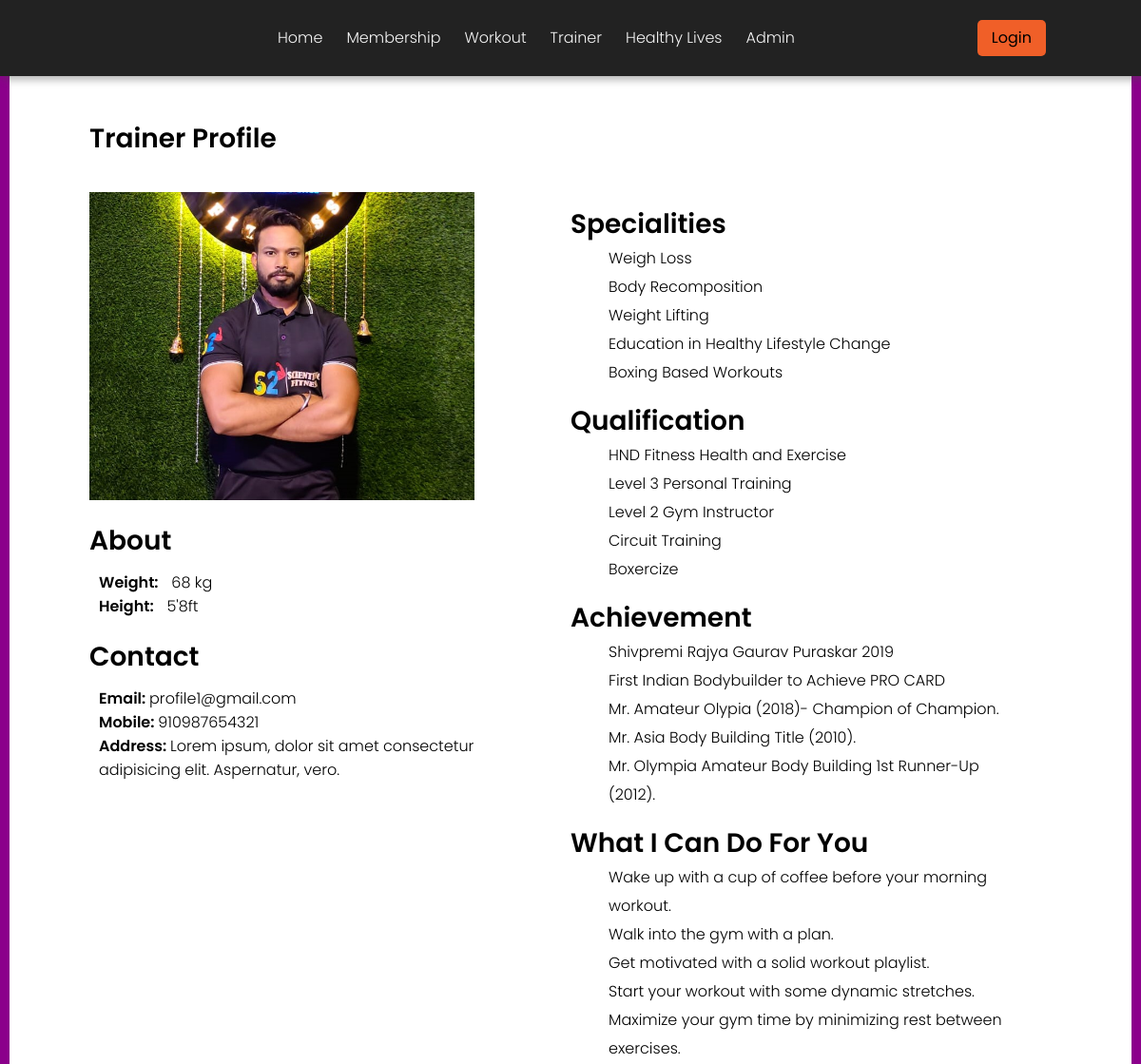
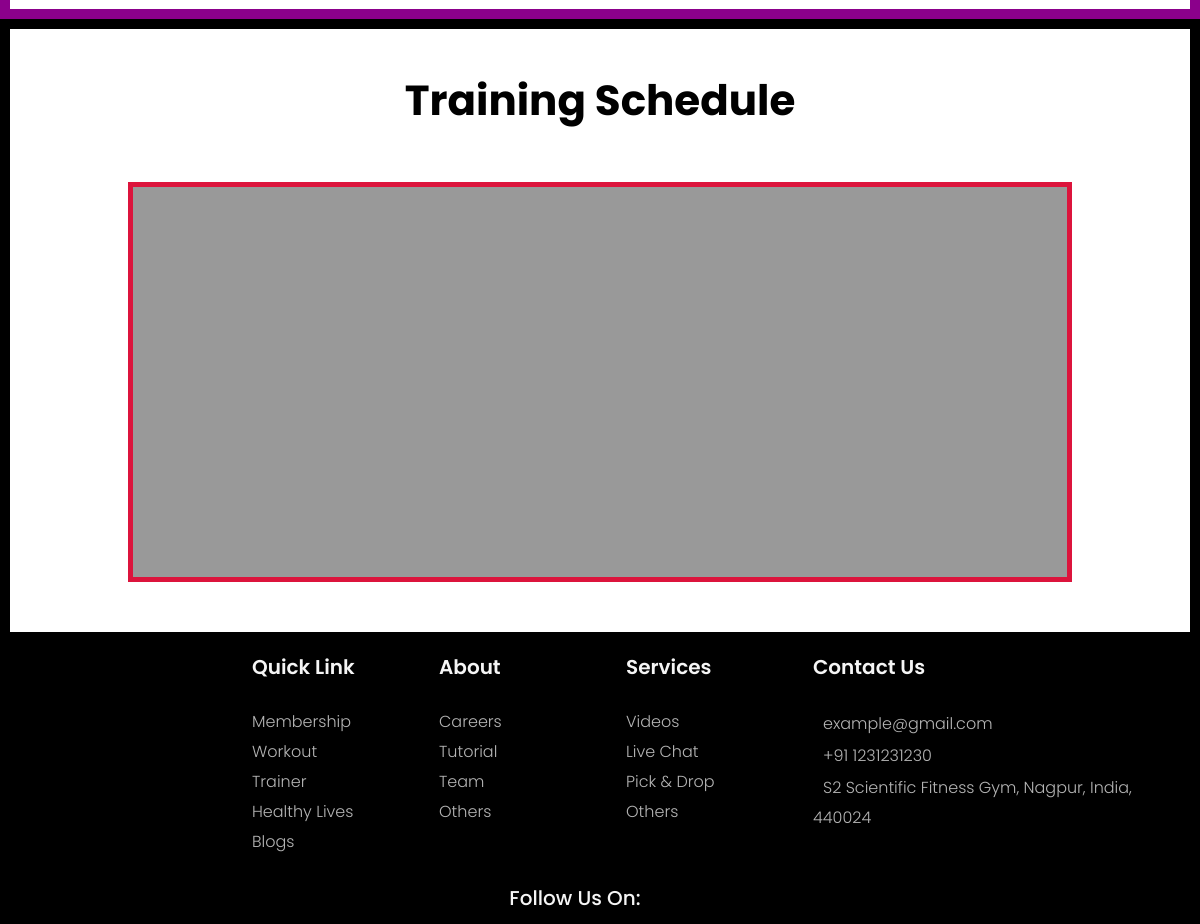
The page /TrainerProfile/1 on the database its author committed (2 pictures, top to bottom).
### Adminapp/models.py (models this page shows)
class Trainer(models.Model):
    Name = models.CharField(max_length=50)
    Image = models.ImageField()
    Work = models.CharField(max_length=50)
    Weight = models.CharField(max_length=10)
    Height = models.CharField(max_length=50)
    Email = models.EmailField()
    Contact = models.IntegerField()
    Address = models.TextField()
    Specialities = models.TextField()
    Qualification = models.TextField()
    Achievement = models.TextField()
    Description = models.TextField()
    class Meta:
        db_table = "Trainer"

### Userapp/views.py (the view)
# urls.py: path('TrainerProfile/<tid>', views.TrainerProfile),
def TrainerProfile(request, tid):
    trainer = Trainer.objects.get(id=tid)
    return render(request, "TrainerProfile.html", {"trainer":trainer})

### Userapp/templates/TrainerProfile.html (shortened to what this page needs)
{% extends "index.html" %}
{% load static %}
{% block content %}
<!DOCTYPE html>
<html lang="en">
<head>
    <link rel="stylesheet" href="{% static 'css/TrainerProfile.css' %}">
</head>
<body>
    <section class="trainer-profile1">
        <div class="profile-container">
            <div class="profile-left-container">
                <h1 class="profile">Trainer Profile</h1>
                <br>
                <div class="img-data">
                    <img src="{{trainer.Image.url}}" alt="">
                </div>
                <div class="about-profile">
                    <h1 class="about-heading">About</h1>
                    <p>Weight: <span>{{trainer.Weight}}</span></p>
                    <p>Height: <span>{{trainer.Height}}ft</span></p>
                </div>
                <div class="contact-profile">
                    <h1 class="contact-heading">Contact</h1>
                    <p>Email: <span>{{trainer.Email}}</span></p>
                    <p>Mobile: <span>{{trainer.Contact}}</span></p>
                    <p>Address: <span>{{trainer.Address}}</span></p>
                </div>
            </div>
            <div class="profile-right-container">
                <div class="specility">
                    <h1>Specialities</h1>
                    <ul class="list">
                        <li>{{trainer.Specialities|linebreaks}}</li>
                    </ul>
                </div>
                <div class="qualification">
                    <h1>Qualification</h1>
                    <ul class="list">
                        <li>{{trainer.Qualification|linebreaks}}</li>
                    </ul>
                </div>
                <div class="achievement">
                    <h1>Achievement</h1>
                    <ul class="list">
                        <li>{{trainer.Achievement|linebreaks}}</li>
                    </ul>
                </div>
                <div class="what-we-do">
                    <h1>What I Can Do For You</h1>
                    <ul class="list">
                        <li>{{trainer.Description|linebreaks}}</li>
                    </ul>
                </div>
            </div>
        </div>
    </section>
    <section class="home">
        <h1>Training Schedule</h1>
        <div class="home-container">
        </div>
    </section>
</body>
</html>
{% endblock %}

### Userapp/templates/index.html (shortened to what this page needs)
{% load static %}
<!DOCTYPE html>
<html lang="en">
<head>
    <link rel="stylesheet" href='{% static "css/index.css" %}' type="text/css">
    <link rel="stylesheet" href="https://unicons.iconscout.com/release/v4.0.0/css/line.css">
    <link rel="stylesheet" href="https://cdn.jsdelivr.net/npm/swiper@9/swiper-bundle.min.css" />
</head>
<body>
    <nav class="navbar">
        <ul class="list">
            <li><a href="/">Home</a></li>
            <li><a href="/membership">Membership</a></li>
            <li><a href="/workout">Workout</a></li>
            <li><a href="/trainer">Trainer</a></li>
            <li><a href="/HealthyLives">Healthy Lives</a></li>
            <li><a href="/admin">Admin</a></li>
        </ul>
        <ul class="list">
            {%if "Username" in request.session %}
            <li><a href="#" class="user"> Welcome {{request.session.Username}}</a></li>
            <li><a href="/logout" class="login">Logout</a></li>
            {% else %}
            <li><a href="/login" class="login">Login</a></li>
            {% endif %}
        </ul>
    </nav>
    {% block content %}{% endblock %}
    <footer class="footer">
        <div class="footer-container">
            <div class="footer-row">
                <div class="footer-column">
                </div>
                <div class="footer-column">
                    <h4 class="footer-heading">Quick Link</h4>
                    <ul>
                        <li><a href="/membership">Membership</a></li>
                        <li><a href="/workout">Workout</a></li>
                        <li><a href="trainer">Trainer</a></li>
                        <li><a href="#">Healthy Lives</a></li>
                        <li><a href="blog">Blogs</a></li>
                    </ul>
                </div>
                <div class="footer-column">
                    <h4 class="footer-heading">About</h4>
                    <ul>
                        <li><a href="#">Careers</a></li>
                        <li><a href="#">Tutorial</a></li>
                        <li><a href="#">Team</a></li>
                        <li><a href="#">Others</a></li>
                    </ul>
                </div>
                <div class="footer-column">
                    <h4 class="footer-heading">Services</h4>
                    <ul>
                        <li><a href="#">Videos</a></li>
                        <li><a href="#">Live Chat</a></li>
                        <li><a href="#">Pick & Drop</a></li>
                        <li><a href="#">Others</a></li>
                    </ul>
                </div>
                <div class="footer-contact-column">
                    <h4 class="footer-heading">Contact Us</h4>
                    <ul>
                        <li style="text-transform: lowercase;"><a href="#"><span></span>example@gmail.com</a></li>
                        <li><a href="#"><span></span>+91 1231231230</a></li>
                        <li><a href="#"><span></span>S2 Scientific Fitness Gym,
                                Nagpur, India, 440024 </a></li>
                    </ul>
                </div>
            </div>
            <div class="footer-social-media">
                <ul>
                    <li>
                        <h3 style="font-size: 20px;"><a href="#">Follow Us On:</a></h3>
                    </li>
                    <li>
                    </li>
                </ul>
            </div>
        </div>
    </footer>
</body>
</html>

### Static/css/index.css (style rules this page uses)
* { margin: 0; padding: 0; box-sizing: border-box; font-family: 'Poppins', sans-serif; list-style: none; text-decoration: none; }
.navbar { width: 100%; height: 80px; background-color: #222; padding: 0px clamp(20px, 10vw, 100px); display: flex; justify-content: space-between; align-items: center; box-shadow: 4px 4px 8px rgba(73, 73, 73, 0.4); position: fixed; top:0; z-index: 9999; }
.navbar .list { display: flex; align-items: center; gap: 25px; }
.navbar li a { color: whitesmoke; }
.navbar .login { padding: 4px 15px; color: #000; background-color: #F05F28; border-radius: 5px; font-weight: 400; }
.home { width: 100%; height: 89vh; }
.footer { background-color: #000; padding: 10px 50px; }
.footer-container { max-width: 1170px; background-color: #000; margin: auto; }
.footer-row { display: flex; flex-wrap: wrap; }
.footer ul { list-style: none; padding-left: 0; }
.footer-column { width: 17%; padding: 0 15px; }
.footer-contact-column { width: 32%; padding: 0 15px; }
.footer-column, .footer-contact-column, .footer-heading { font-size: 14px; color: whitesmoke; margin-bottom: 25px; font-weight: 600; position: relative; }
.footer .footer-heading { font-size: 20px; }
.footer-column, .footer-contact-column ul, li, a { font-size: 16px; line-height: 30px; text-decoration: none; font-weight: 300; color: rgb(180, 180, 180); display: block; transition: all 0.3s ease; }
.footer-column, .footer-contact-column, ul, li, a:hover { color: #fff; }
.footer-social-media ul { display: flex; justify-content: center; align-items: center; }
.footer-social-media h3 a { font-size: 20px; margin: 0px 20px; }

### Static/css/TrainerProfile.css (style rules this page uses)
* { margin: 0; padding: 0; box-sizing: border-box; font-family: 'Poppins', sans-serif; list-style: none; text-decoration: none; }
.navbar { width: 100%; height: 80px; background-color: #222; padding: 0px clamp(20px, 10vw, 100px); display: flex; justify-content: space-between; align-items: center; box-shadow: 4px 4px 8px rgba(73, 73, 73, 0.4); position: fixed; z-index: 9999; }
.navbar .list { display: flex; align-items: center; gap: 25px; }
.navbar li a { color: whitesmoke; }
.navbar .login { padding: 4px 15px; color: #000; background-color: #F05F28; border-radius: 5px; font-weight: 400; }
.trainer-profile1 { width: 100%; margin: auto; padding: 100px clamp(20px, 7vw, 100px) 10px clamp(20px, 7vw, 100px); border: 10px solid darkmagenta; top: 80px; }
.profile-container { width: 100%; display: flex; justify-content: space-between; }
.profile-left-container { width: 40%; }
.profile-left-container h1 { font-size: 28px; font-weight: 600; margin: 15px 0px 10px 0px; }
.profile-left-container p { font-weight: 600; margin: 0px 0px 0px 10px; }
.profile-left-container p span { font-weight: 300; }
.about-profile p span { padding: 0px 0px 0px 10px; }
.about-profile { margin: 10px 0px 20px 0px; }
.profile-left-container img { width: 100%; }
.profile-right-container { width: 50%; margin-top: 90px; }
.profile-right-container h1 { font-size: 28px; font-weight: 600; margin: 15px 0px 0px 0px; }
.profile-right-container .list li { color: black; margin: 0px 40px; list-style: disc; }
.home { width: 100%; height: auto; border: 10px solid; }
.home h1 { text-align: center; margin: 40px 0px 0px 0px; font-size: 42px; }
.home .home-container { width: 80%; height: 400px; margin: 50px auto; background: rgba(0, 0, 0, 0.4); border: 5px solid crimson; }
.footer { background-color: #000; padding: 10px 50px; }
.footer-container { max-width: 1170px; background-color: #000; margin: auto; }
.footer-row { display: flex; flex-wrap: wrap; }
.footer ul { list-style: none; padding-left: 0; }
.footer-column { width: 17%; padding: 0 15px; }
.footer-contact-column { width: 32%; padding: 0 15px; }
.footer-column, .footer-contact-column, .footer-heading { font-size: 14px; color: whitesmoke; margin-bottom: 25px; font-weight: 600; position: relative; }
.footer .footer-heading { font-size: 20px; }
.footer-column, .footer-contact-column, ul, li, a, .footer-icons { font-size: 16px; line-height: 30px; text-decoration: none; font-weight: 300; color: rgb(180, 180, 180); transition: all 0.3s ease; }
.footer-column, .footer-contact-column ul, li, a:hover { color: #fff; }
.footer-social-media ul { display: flex; justify-content: center; align-items: center; color: whitesmoke; }
.footer-social-media h3 a { font-size: 20px; margin: 0px 20px; color: whitesmoke; font-weight: 500; }

### rows shown on the page
Trainer: Image (picture), Weight "68 kg", Height "5'8", Email "profile1@gmail.com", Contact "910987654321", Address "Lorem ipsum, dolor sit amet consectetur adipisicing elit. Aspernatur, vero.", Specialities "Weigh Loss Body Recomposition Weight Lifting Education in Healthy Lifestyle Change Boxing Based Workouts", Qualification "HND Fitness Health and Exercise Level 3 Personal Training Level 2 Gym Instructor Circuit Training Boxercize", Achievement "Shivpremi Rajya Gaurav Puraskar 2019 First Indian Bodybuilder to Achieve PRO CARD Mr. Amateur Olypia (2018)- Champion of Champion. Mr. Asia Body Building Title (2010). Mr. Olympia Amateur Body Building 1st Runner-Up (2012).", Description "Wake up with a cup of coffee before your morning workout. Walk into the gym with a plan. Get motivated with a solid workout playlist. Start your workout with some dynamic stretches. Maximize your gym time by minimizing rest between exercises."
